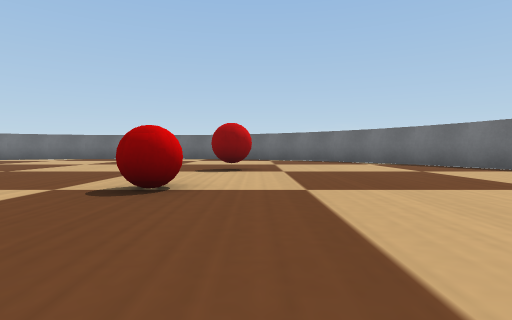
View 1 (above)

17 first-person views from a walk through a robot-simulator world made for Webots. The camera is 0.04 m above the floor, tilts 2° down and sees 80° across. The floor is counted in squares, 0.1 m on a side. Each view is taken from the middle of a square. On the plan, view 1 faces up. The plan holds only what a view shows up to about 9 squares ahead; the rest is blank. Robots are left out. Simple shapes and patterns stand in for the simulator's stock objects.

View 2
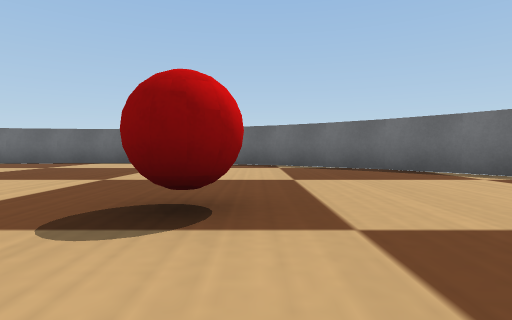

View 3
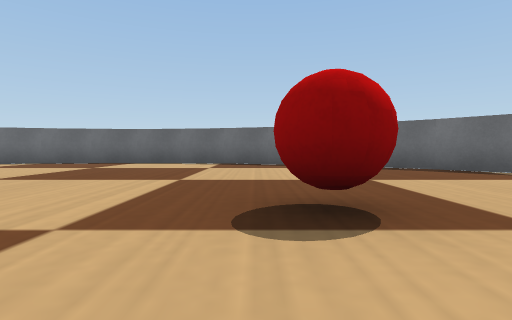

View 4
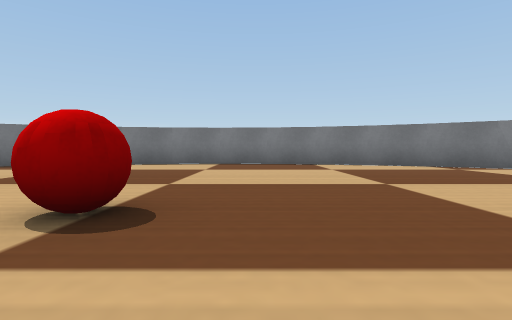

View 5
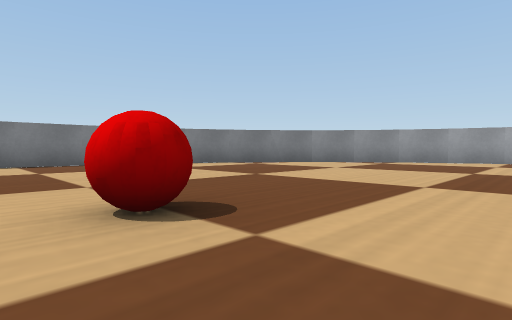

View 6
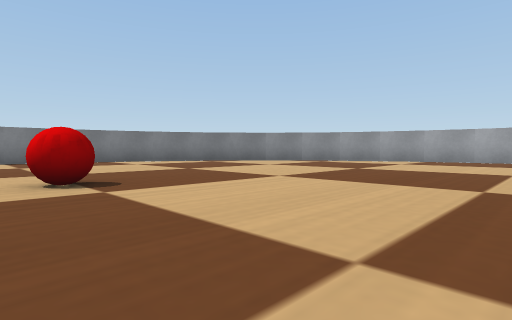

View 7
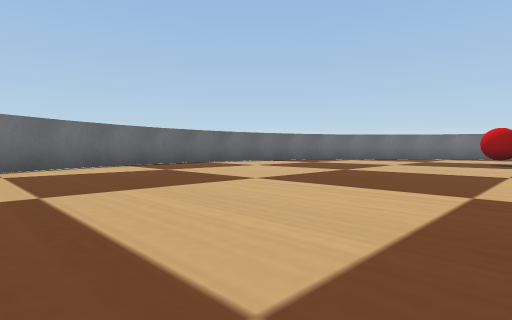

View 8
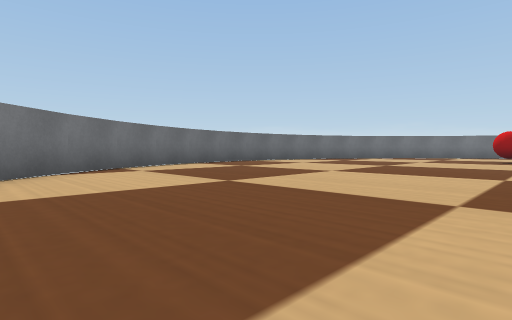

View 9
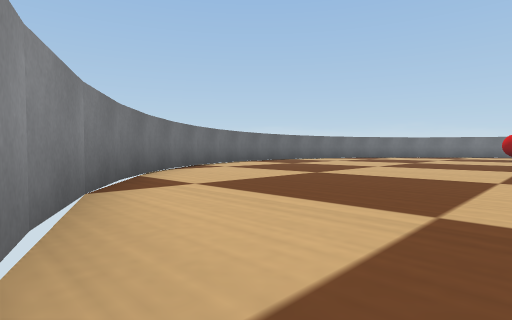

View 10
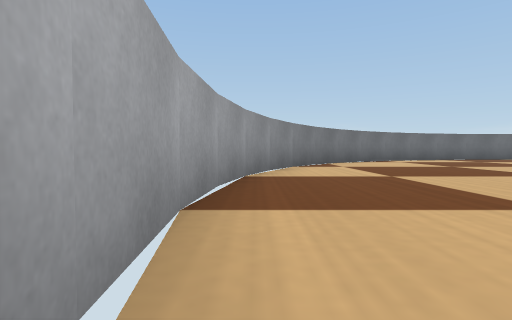

View 11
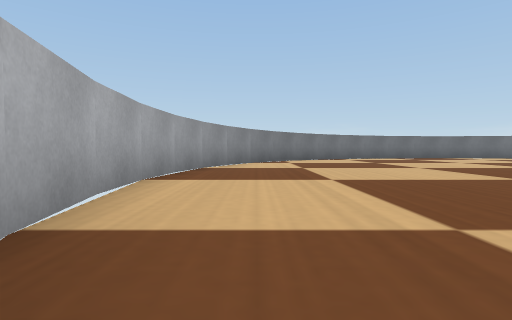

View 12
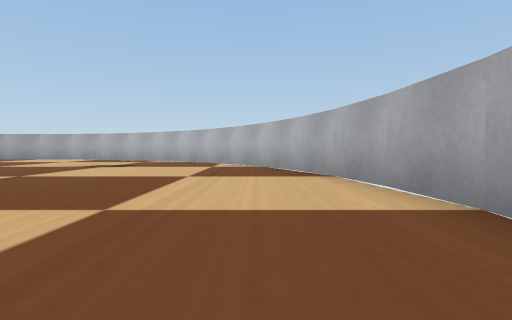

View 13
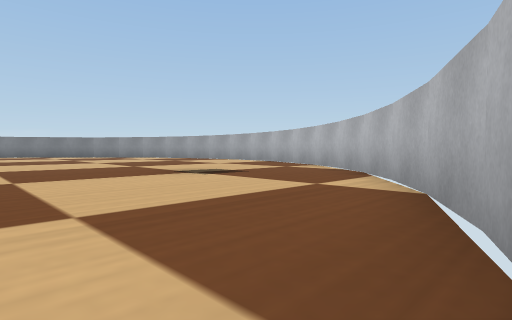

View 14
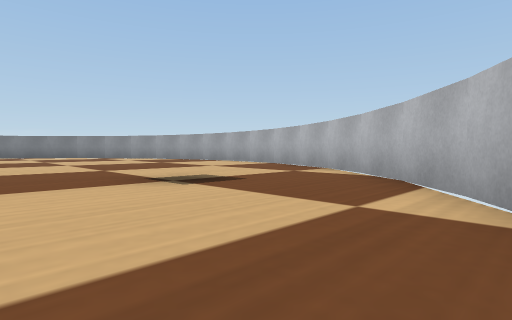

View 15
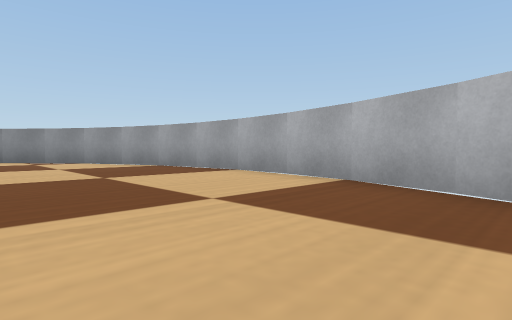

View 16
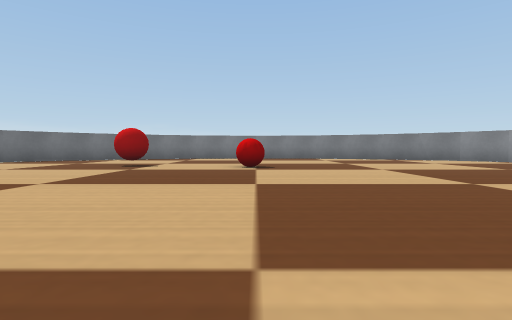

View 17
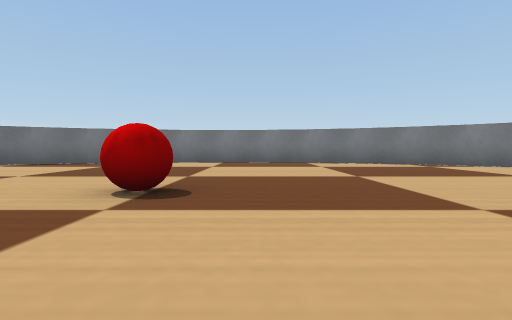

### Floor plan
Points are (right, up) in squares from view 1. A wall is a line through its corners. A room is listed if a view was taken in it or the views show most of it. See-through windows are left out.
Room 1 (views 1, 2, 3, 4, 5, 6, 7, 8, 9, 10, 11, 12, 13, 14, 15, 16, 17)
walls: (-14.1, 5.6) (-14.4, 4.3) (-14.5, 3); (-14.4, 1.8) (-14.1, 0.3); (-14.5, 3.1) (-14.4, 1.6); (-14.2, 0.5) (-13.7, -0.8); (-13.7, 6.9) (-14.2, 5.5); (-13.2, -1.9) (-12.4, -3.2); (-13.1, 8.1) (-13.7, 6.8); (-13.8, -0.8) (-13.2, -2); (-12.4, 9.1) (-13.2, 7.9); (-12.5, -3) (-11.5, -4.2); (-11.6, -4) (-10.6, -4.9) (-9.5, -5.7); (-11.5, 10.1) (-12.5, 9); (-9.4, 11.7) (-10.6, 10.9) (-11.6, 10); (-9.6, -5.6) (-8.3, -6.2) (-7, -6.7); (-8.2, 12.3) (-9.6, 11.6); (-7.2, -6.6) (-5.7, -6.9); (-7, 12.7) (-8.3, 12.2); (-5.8, -6.9) (-4.4, -7); (-4.5, -7) (-3.1, -6.9); (-4.4, 13) (-5.8, 12.9) (-7.1, 12.6); (-3.3, -6.9) (-1.9, -6.7) (-0.6, -6.2); (-3.1, 12.9) (-4.5, 13); (-1.8, 12.6) (-3.3, 12.9); (-0.6, 12.2) (-1.9, 12.7); (-0.8, -6.3) (0.6, -5.6); (0.4, -5.7) (1.6, -4.9); (1.6, 10.9) (0.5, 11.7) (-0.7, 12.3); (1.6, -5) (2.6, -4.1); (3.4, -3.1) (4.2, -2); (2.5, -4.2) (3.5, -3); (3.5, 9) (2.5, 10.1); (2.7, 10) (1.5, 11); (5, 5.9) (4.7, 6.9); (4.7, 6.8) (4.1, 8); (4.2, 7.9) (3.4, 9.2); (4.1, -2.1) (4.8, -0.8); (4.7, -0.9) (5.2, 0.4) (5.4, 1.7) (5.5, 3); (5.4, 4.2) (5.2, 5.5); (5.5, 2.9) (5.4, 4.4)
objects: ball (-1, 3); red ball (-1, 6) to (0, 6)

Where each view was taken, in squares from view 1:
view 1: 0 up, 0 right, facing up
view 2: 4 up, 0 right, facing up
view 3: 4 up, 1 left, facing up
view 4: 2 up, 3 left, facing right
view 5: 4 up, 3 left, facing down-right
view 6: 4 up, 5 left, facing down-right
view 7: 5 up, 10 left, facing up-right
view 8: 5 up, 12 left, facing up-right
view 9: 5 up, 14 left, facing up-right
view 10: 1 up, 14 left, facing up
view 11: 1 down, 13 left, facing up
view 12: 5 up, 13 left, facing down
view 13: 1 up, 14 left, facing down-right
view 14: 0 up, 13 left, facing down-right
view 15: 3 down, 9 left, facing down-right
view 16: 3 up, 8 left, facing right
view 17: 2 up, 4 left, facing right
